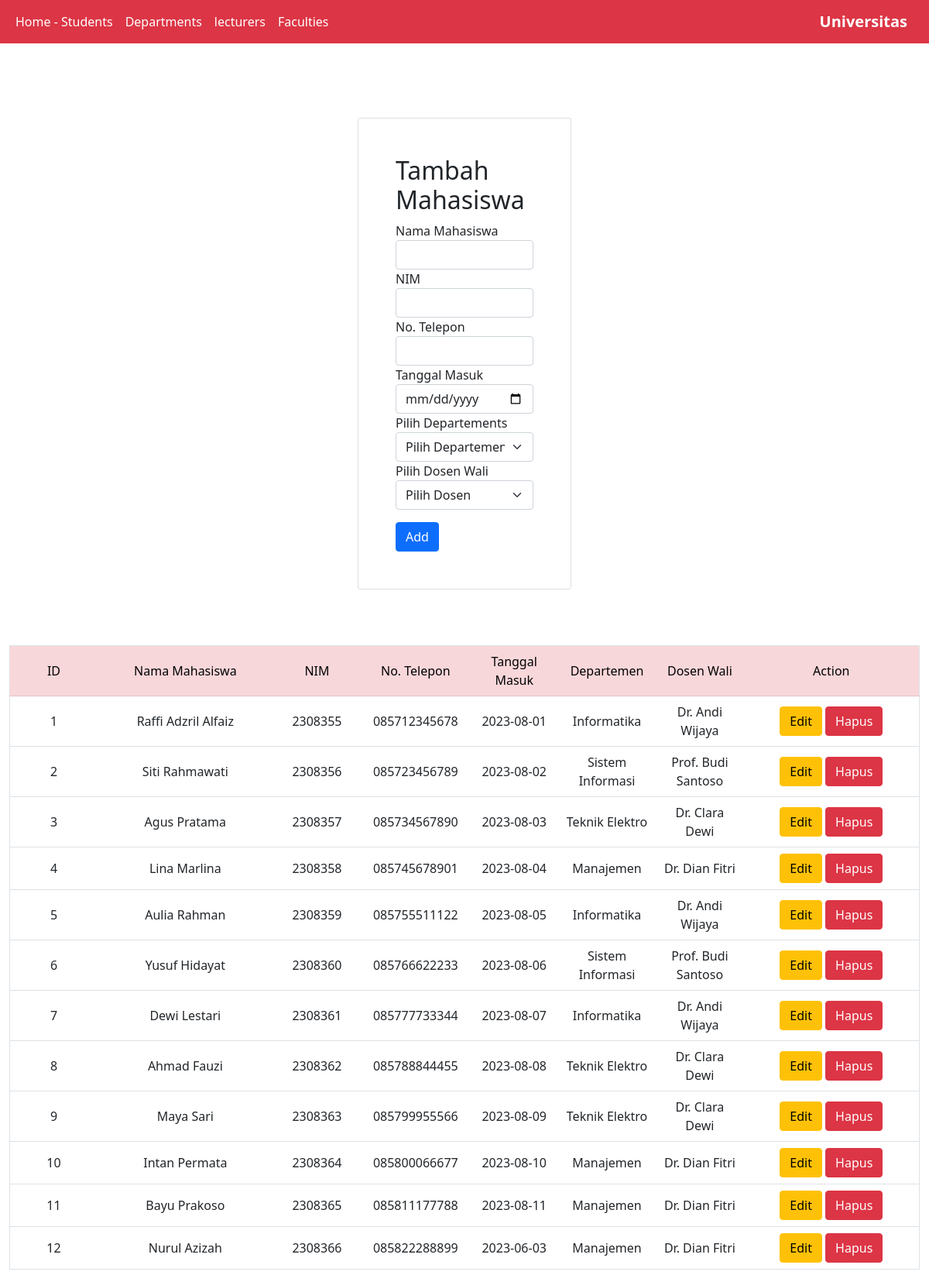
Page /project/index.php on the committed database.
### tables this page shows
CREATE TABLE `students` (
  `id` int(11) NOT NULL,
  `name` varchar(100) NOT NULL,
  `nim` varchar(20) NOT NULL,
  `phone` varchar(15) DEFAULT NULL,
  `join_date` date DEFAULT NULL,
  `department_id` int(11) DEFAULT NULL,
  `lecturer_id` int(11) DEFAULT NULL
);

CREATE TABLE `departments` (
  `id` int(11) NOT NULL,
  `name` varchar(100) NOT NULL,
  `faculty_id` int(11) DEFAULT NULL
);

CREATE TABLE `lecturers` (
  `id` int(11) NOT NULL,
  `name` varchar(100) NOT NULL,
  `nidn` varchar(20) NOT NULL,
  `phone` varchar(15) DEFAULT NULL,
  `department_id` int(11) DEFAULT NULL
);

### project/controllers/students.controller.php (called while the page is built, shortened)
<?php
include_once 'models/students.class.php';
include_once 'models/lecturers.class.php';
include_once 'views/students.view.php';
class StudentsController
{
    private $students;
    public function __construct()
    {
        $this->students = new students(Conn::$host, Conn::$user, Conn::$pass, Conn::$db);
    }
    public function index()
    {
        $this->students->open();
        $this->students->getstudents();
        $data = array();
        while ($row = $this->students->getResult()) {
            array_push($data, $row);
        }
        $departments = new departments(Conn::$host, Conn::$user, Conn::$pass, Conn::$db);
        $departments->open();
        $departments->getdepartments();
        $data['departments'] = array();
        while ($row = $departments->getResult()) {
            array_push($data['departments'], $row);
        }
        $lecturers = new lecturers(Conn::$host, Conn::$user, Conn::$pass, Conn::$db);
        $lecturers->open();
        $lecturers->getlecturers();
        $data['lecturers'] = array();
        while ($row = $lecturers->getResult()) {
            array_push($data['lecturers'], $row);
        }
        $view = new studentsView();
        $view->render($data);
    }
}

### project/views/students.view.php (the view, shortened to what this page needs)
<?php
include_once("views/Template.view.php");
class studentsView{
    public function render($data){
        $no = 1;
        $dataStudents = null;
        foreach ($data as $key => $val) {
            if (is_array($val) && count($val) >= 7) {
                list($id, $name, $nim, $phone, $join_date, $department_name, $lecturer_name) = $val;
                $dataStudents .= "<tr class='text-center align-middle'>
                        <td>" . $no++ . "</td>
                        <td>" . $name . "</td>
                        <td>" . $nim . "</td>
                        <td>" . $phone . "</td>
                        <td>" . $join_date . "</td>
                        <td>" . $department_name . "</td>
                        <td>" . $lecturer_name . "</td>
                        <td>
                        <a href='index.php?id_edit=" . $id . "' class='btn btn-warning''>Edit</a>
                        <a href='index.php?id_hapus=" . $id . "' class='btn btn-danger''>Hapus</a>
                        </td>
                        </tr>";
            }
        }
    }
}

### project/index.php (shortened to what this page needs)
<?php
include_once("controllers/students.controller.php");
$students = new StudentsController();
if (isset($_POST['add'])) {
    $students->add($_POST);
} else if (!empty($_GET['id_hapus'])) {
    $id = $_GET['id_hapus'];
    $students->delete($_GET['id_hapus']);
} else if (!empty($_GET['id_edit'])) {
    $id = $_GET['id_edit'];
    $students->edit($_GET['id_edit']);
} else {
    $students->index();
}

### project/views/Template.view.php (shortened to what this page needs)
<?php
class Template
{
    var $content = '';
    function __construct($filename = '')
    {
        $this->content = implode('', @file($filename));
    }
    function clear()
    {
        $this->content = preg_replace("/DATA_[A-Z|_|0-9]+/", "", $this->content);
    }
    function write()
    {
        print $this->content;
    }
    function replace($old = '', $new = '')
    {
        if (is_int($new)) {
            $value = sprintf("%d", $new);
        } elseif (is_float($new)) {
            $value = sprintf("%f", $new);
        } elseif (is_array($new)) {
            $value = '';
            foreach ($new as $item) {
                $value .= $item . ' ';
            }
        } else {
            $value = $new;
        }
        $this->content = preg_replace("/$old/", $value, $this->content);
    }
}

### rows in the picture
students: name "Raffi Adzril Alfaiz", nim "2308355", phone "085712345678", join_date "2023-08-01", department.name "Informatika", lecturer.name "Dr. Andi Wijaya"
students: name "Siti Rahmawati", nim "2308356", phone "085723456789", join_date "2023-08-02", department.name "Sistem Informasi", lecturer.name "Prof. Budi Santoso"
students: name "Agus Pratama", nim "2308357", phone "085734567890", join_date "2023-08-03", department.name "Teknik Elektro", lecturer.name "Dr. Clara Dewi"
students: name "Lina Marlina", nim "2308358", phone "085745678901", join_date "2023-08-04", department.name "Manajemen", lecturer.name "Dr. Dian Fitri"
students: name "Aulia Rahman", nim "2308359", phone "085755511122", join_date "2023-08-05", department.name "Informatika", lecturer.name "Dr. Andi Wijaya"
students: name "Yusuf Hidayat", nim "2308360", phone "085766622233", join_date "2023-08-06", department.name "Sistem Informasi", lecturer.name "Prof. Budi Santoso"
students: name "Dewi Lestari", nim "2308361", phone "085777733344", join_date "2023-08-07", department.name "Informatika", lecturer.name "Dr. Andi Wijaya"
students: name "Ahmad Fauzi", nim "2308362", phone "085788844455", join_date "2023-08-08", department.name "Teknik Elektro", lecturer.name "Dr. Clara Dewi"
students: name "Maya Sari", nim "2308363", phone "085799955566", join_date "2023-08-09", department.name "Teknik Elektro", lecturer.name "Dr. Clara Dewi"
students: name "Intan Permata", nim "2308364", phone "085800066677", join_date "2023-08-10", department.name "Manajemen", lecturer.name "Dr. Dian Fitri"
students: name "Bayu Prakoso", nim "2308365", phone "085811177788", join_date "2023-08-11", department.name "Manajemen", lecturer.name "Dr. Dian Fitri"
students: name "Nurul Azizah", nim "2308366", phone "085822288899", join_date "2023-06-03", department.name "Manajemen", lecturer.name "Dr. Dian Fitri"
